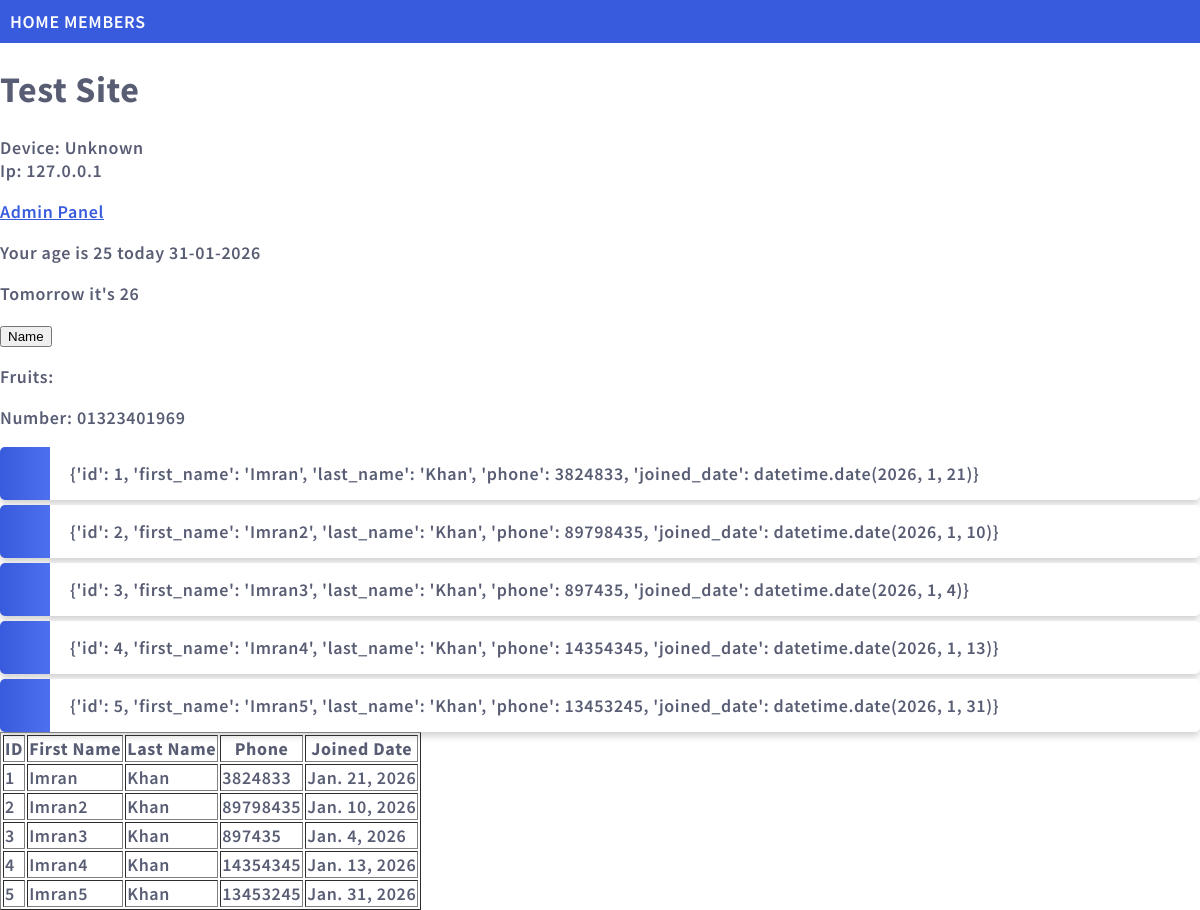
Screenshot of /testing/ with the database file from the repository.
### member_app/models.py (models this page shows)
class Member(models.Model):
    first_name = models.CharField(max_length=255)
    last_name = models.CharField(max_length=255)
    phone = models.IntegerField(null=True)
    joined_date = models.DateField(null=True)

### member_app/views.py (the view)
# urls.py: path('testing/', views.testing_func, name='Testing'),
def testing_func(request):
    user_agent = request.META.get('HTTP_USER_AGENT', 'Unknown')
    ip_address = request.META.get('REMOTE_ADDR', 'Unknown')
    Age = 25
    Users = Member.objects.all().values()
    Name = 'Imran\nKhan'
    Number = '01323401969'
    context = {
        'Name': Name,
        'user_agent': user_agent,
        'ip_address': ip_address,
        'Age': Age,
        'Number': Number,
        'Users': Users,
    }
    return render(request, 'testing.html', context)

### member_app/templates/testing.html (shortened to what this page needs)
{% extends "master.html" %}
{% block content %}
<h1>
    Test Site
</h1>
<p>
    Device: {{user_agent}}
    <br>
    Ip: {{ip_address}}
</p>
<p>
    <a href="admin">
        Admin Panel
    </a>
</p>
<p>
    Your age is {{Age}} today {% now "d-m-Y" %}
</p>
<p>
    Tomorrow it's {{ Age|add:"1"}}
</p>
<p>
    <button onclick="alert('{{Name|escapejs}}')">
        Name
    </button>
</p>
<p>
    Fruits: {{Fruits|json_script:"Fruits"}}
</p>
<p>
    Number: {{Number}}
</p>
<ul>
    {{Users|unordered_list}}
</ul>
<table border="1">
    <tr>
        <th>
            ID
        </th>
        <th>
            First Name
        </th>
        <th>
            Last Name
        </th>
        <th>
            Phone
        </th>
        <th>
            Joined Date
        </th>
    </tr>
    {% for x in Users %}
    <tr>
        <td>
            {{x.id}}
        </td>
        <td>
            {{x.first_name}}
        </td>
        <td>
            {{x.last_name}}
        </td>
        <td>
            {{x.phone}}
        </td>
        <td>
            {{x.joined_date}}
        </td>
    </tr>
    {% endfor %}
</table>
{% endblock %}

### member_app/templates/master.html (shortened to what this page needs)
{% load static %}
<!DOCTYPE html>
<html lang="en">
<head>
    <link rel="stylesheet" href="{% static 'global.css' %}">
</head>
<body>
    <div class="topnav">
        <a href="/">
            HOME
        </a>
        <a href="/members">
            MEMBERS
        </a>
    </div>
    {% block content %}
    {% endblock %}
</body>
</html>

### global_static/global.css (style rules this page uses)
body { margin:0; font: 600 18px 'Source Sans Pro', sans-serif; letter-spacing: 0.64px; color: #585d74; }
.topnav { background-color:#375BDC; color:#ffffff; padding:10px; }
.topnav a:link, .topnav a:visited { text-decoration: none; color: #ffffff; }
ul { list-style-type: none; padding: 0; margin: 0; }
li { background-color: #ffffff; background-image: linear-gradient(to right, #375BDC, #4D70EF); background-size: 50px 60px; background-repeat: no-repeat; cursor: pointer; transition: transform .25s; border-radius: 5px; box-shadow: 0 5px 7px -1px rgba(51, 51, 51, 0.23); padding: 15px; padding-left: 70px; margin-top: 5px; }
a:link, a:visited { color: #375BDC; }

### rows the page displays
Member: id "1", first_name "Imran", last_name "Khan", phone "3824833", joined_date "Jan. 21, 2026"
Member: id "2", first_name "Imran2", last_name "Khan", phone "89798435", joined_date "Jan. 10, 2026"
Member: id "3", first_name "Imran3", last_name "Khan", phone "897435", joined_date "Jan. 4, 2026"
Member: id "4", first_name "Imran4", last_name "Khan", phone "14354345", joined_date "Jan. 13, 2026"
Member: id "5", first_name "Imran5", last_name "Khan", phone "13453245", joined_date "Jan. 31, 2026"

### other values shown
{{ user_agent }} "Unknown"
{{ ip_address }} "127.0.0.1"
{{ Age }} "25"
{{ Age|add:"1" }} "26"
{{ Number }} "01323401969"
